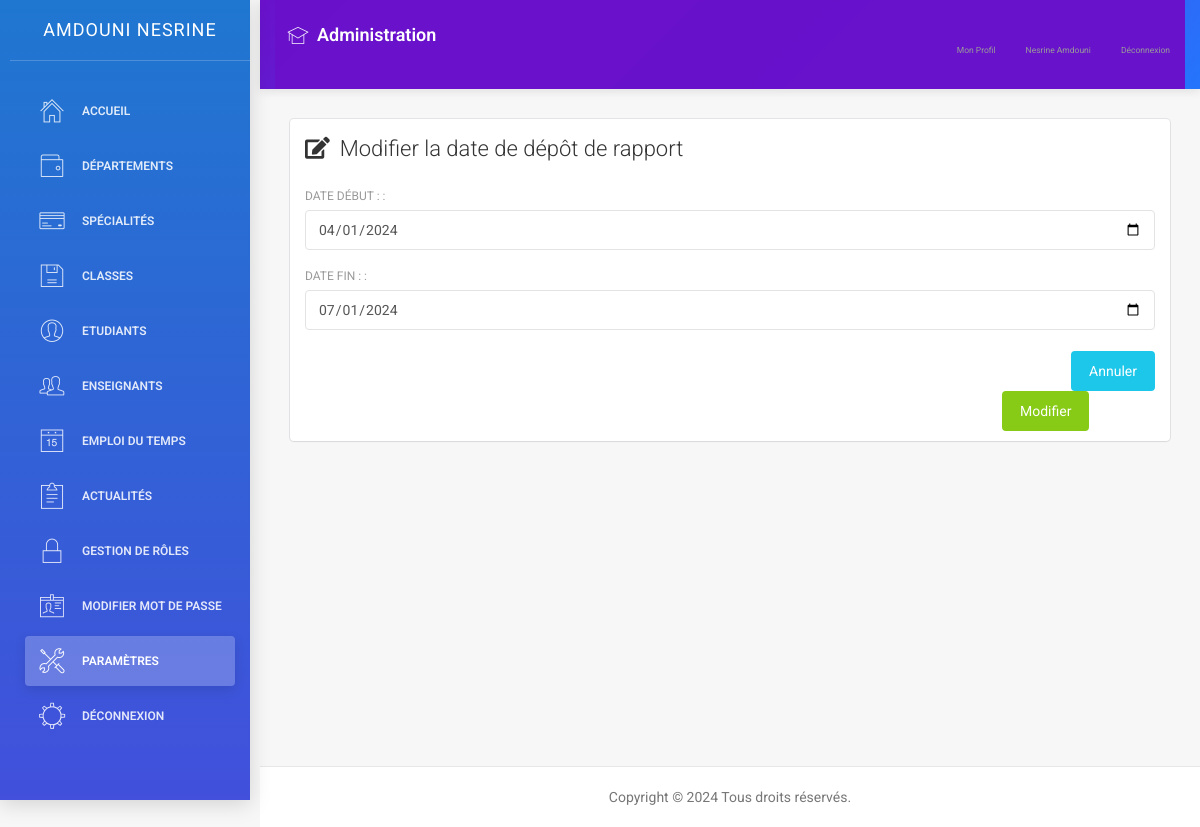
Screenshot of /modifier_paramètre.php?id=1 (signed in) with the database file from the repository.
### tables this page shows
CREATE TABLE `accounts` (
  `id` int(11)  AUTO_INCREMENT PRIMARY KEY,
  `cin` int(11) DEFAULT NULL,
  `email` varchar(255) DEFAULT NULL,
  `mot_de_passe` varchar(255) DEFAULT NULL,
  `date_de_creation` date DEFAULT NULL,
  `role` text DEFAULT NULL,
  `nom` text DEFAULT NULL,
  `prenom` text DEFAULT NULL,
  `image` varchar(255) DEFAULT NULL,
  `classe` text DEFAULT NULL,
  `date_naissance` date DEFAULT NULL,
  `adresse` text DEFAULT NULL,
  `numero_telephone` int(11) DEFAULT NULL
);

CREATE TABLE `parametres` (
  `id` int(11) NOT NULL,
  `date_debut` date DEFAULT NULL,
  `date_fin` date DEFAULT NULL,
  `date_de_creation` date DEFAULT NULL
);

### modifier_paramètre.php (the view, shortened to what this page needs)
<?php
include('connexion.php');
$date_debut = "";
$date_fin = "";
if ($_SERVER["REQUEST_METHOD"] == "GET" && isset($_GET['id'])) {
    $id_parametres = $_GET['id'];
    $sql_select = "SELECT * FROM parametres WHERE id = $id_parametres";
    $result = $conn->query($sql_select);
    if ($result->num_rows > 0) {
        $row = $result->fetch_assoc();
        $date_debut = $row['date_debut'];
        $date_fin = $row['date_fin'];
    } else {
    }
} else {
}
?>
<!doctype html>
<html lang="en">
<head>
</head>
<body>
    <div class="wrapper">
        <?php include('sidenav.php'); ?>
        <div class="main-panel">
            <?php include('navtop.php'); ?>
            <div class="content">
                <div class="container-fluid">
                    <div class="row">
                        <div class="col-md-12">
                            <div class="card">
                                <div class="header">
                                    <h4 class="title"><i class="fas fa-edit" style="margin-right: 10px;"></i>Modifier la date de dépôt de rapport</h4>
                                </div>
                                <div class="content">
                                    <form method="post" action="<?php echo $_SERVER['PHP_SELF']; ?>">
                                        <div class="row">
                                            <div class="col-md-12">
                                                <div class="form-group">
                                                    <label for="date_debut">Date début : :</label>
                                                    <input type="date" class="form-control" name="nouveau_date_debut" id="date_debut" value="<?php echo htmlspecialchars($date_debut, ENT_QUOTES); ?>" required>
                                                </div>
                                                <div class="form-group">
                                                    <label for="date_fin">Date fin : :</label>
                                                    <input type="date" class="form-control" name="nouveau_date_fin" id="date_fin" value="<?php echo htmlspecialchars($date_fin, ENT_QUOTES); ?>" required>
                                                </div>
                                            </div>
                                        </div>
                                        <div>
                                            <a href="paramètres.php" class="btn btn-info btn-fill pull-right">Annuler</a>
                                            <button type="submit" class="btn btn-success btn-fill" style="margin-left: 82%;">Modifier</button>
                                        </div>
                                    </form>
                                </div>
                            </div>
                        </div>
                    </div>
                </div>
            </div>
            <?php include('footer.php'); ?>
        </div>
    </div>
</body>
</html>

### sidenav.php (shortened to what this page needs)
<?php
include('connexion.php');
$current_page = basename($_SERVER['PHP_SELF']);
$is_departement_page = strpos($current_page, 'département') !== false;
$is_specialite_page = strpos($current_page, 'spécialité') !== false;
$is_classe_page = strpos($current_page, 'classe') !== false;
$is_etudiant_page = strpos($current_page, 'étudiant') !== false;
$is_role_page = strpos($current_page, 'role') !== false;
$is_enseignant_page = strpos($current_page, 'enseignant') !== false;
$is_actualite_page = strpos($current_page, 'actualité') !== false;
$is_parametre_page = strpos($current_page, 'paramètre') !== false;
$is_liste_etudiants_page = $current_page === 'liste_etudiants.php';
$email = $_SESSION['email'];
$sql_fetch_user = "SELECT * FROM accounts WHERE email='$email'";
$result_user = $conn->query($sql_fetch_user);
if ($result_user->num_rows > 0) {
    $row = $result_user->fetch_assoc();
    $role = $row['role'];
    $nom = $row['nom'];
    $prenom = $row['prenom'];
}
?>
<div class="sidebar" data-color="blue">
    <div class="sidebar-wrapper">
        <div class="logo">
            <a href="#" class="simple-text">
                <?php echo htmlspecialchars($nom . ' ' . $prenom); ?>
            </a>
        </div>
        <ul class="nav">
            <?php if ($role === 'admin'): ?>
                <li <?php echo ($current_page == 'dashboard.php') ? 'class="active"' : ''; ?>>
                    <a href="dashboard.php">
                        <i class="pe-7s-home"></i>
                        <p>Accueil</p>
                    </a>
                </li>
                <li <?php echo $is_departement_page ? 'class="active"' : ''; ?>>
                    <a href="départements.php">
                        <i class="pe-7s-wallet"></i>
                        <p>Départements</p>
                    </a>
                </li>
                <li <?php echo $is_specialite_page ? 'class="active"' : ''; ?>>
                    <a href="spécialités.php">
                        <i class="pe-7s-credit"></i>
                        <p>Spécialités</p>
                    </a>
                </li>
                <li <?php echo $is_classe_page ? 'class="active"' : ''; ?>>
                    <a href="classes.php">
                        <i class="pe-7s-diskette"></i>
                        <p>Classes</p>
                    </a>
                </li>
                <li <?php echo $is_etudiant_page ? 'class="active"' : ''; ?>>
                    <a href="étudiants.php">
                        <i class="pe-7s-user"></i>
                        <p>Etudiants</p>
                    </a>
                </li>
                <li <?php echo $is_enseignant_page ? 'class="active"' : ''; ?>>
                    <a href="enseignants.php">
                        <i class="pe-7s-users"></i>
                        <p>Enseignants</p>
                    </a>
                </li>
                <li <?php echo ($current_page == 'gestion_emploi.php') ? 'class="active"' : ''; ?>>
                    <a href="gestion_emploi.php">
                        <i class="pe-7s-date"></i>
                        <p>Emploi du Temps</p>
                    </a>
                </li>
                <li <?php echo $is_actualite_page ? 'class="active"' : ''; ?>>
                    <a href="actualités.php">
                        <i class="pe-7s-note2"></i>
                        <p>Actualités</p>
                    </a>
                </li>
                <li <?php echo $is_role_page ? 'class="active"' : ''; ?>>
                    <a href="roles.php">
                        <i class="pe-7s-lock"></i>
                        <p>Gestion de rôles</p>
                    </a>
                </li>
                <li <?php echo ($current_page == 'modifier_mot_de_passe.php') ? 'class="active"' : ''; ?>>
                    <a href="modifier_mot_de_passe.php">
                        <i class="pe-7s-id"></i>
                        <p>Modifier Mot de passe</p>
                    </a>
                </li>
                <li <?php echo $is_parametre_page || $is_liste_etudiants_page ? 'class="active"' : ''; ?>>
                    <a href="paramètres.php">
                        <i class="pe-7s-tools"></i>
                        <p>Paramètres</p>
                    </a>
                </li>
            <?php endif; ?>
            <li>
                <a href="logout.php">
                    <i class="pe-7s-settings"></i>
                    <p>Déconnexion</p>
                    </a>
            </li>
        </ul>
    </div>
</div>

### navtop.php (shortened to what this page needs)
<?php
include('connexion.php');
$email = $_SESSION['email'];
$sql_fetch_user = "SELECT * FROM accounts WHERE email='$email'";
$result_user = $conn->query($sql_fetch_user);
if ($result_user->num_rows > 0) {
    $row = $result_user->fetch_assoc();
    $role = $row['role'];
    $nom = $row['nom'];
    $prenom = $row['prenom'];
}
?>
<nav class="navbar navbar-default navbar-fixed">
    <div class="container-fluid">
        <div class="navbar-header">
            <a class="navbar-brand" href="#">
                <i class="pe-7s-study"></i> <?php echo $role === 'etudiant' ? 'Espace Étudiant' : ($role === 'enseignant' ? 'Espace Enseignant' : 'Administration'); ?>
            </a>
        </div>
        <div class="collapse navbar-collapse" id="navigation-example-2">
            <ul class="nav navbar-nav navbar-right">
                <li>
                    <a class="menuu" href="<?php echo $role === 'etudiant' ? 'profil_etudiant.php' : ($role === 'enseignant' ? 'profil_enseignant.php' : 'profil.php'); ?>">
                        <p>Mon Profil</p>
                    </a>
                </li>
                <li>
                    <a class="menuu" href="#">
                        <div class="user-name">
                            <p><?php echo htmlspecialchars($prenom . ' ' . $nom); ?></p>
                        </div>
                    </a>
                </li>
                <li>
                    <a class="menuu" href="logout.php">
                        <p>Déconnexion</p>
                    </a>
                </li>
            </ul>
        </div>
    </div>
</nav>

### sidenav.php (style rules this page uses)
.sidebar { background: linear-gradient(135deg, #6a11cb 0%, #2575fc 100%); box-shadow: 0 4px 20px rgba(0, 0, 0, 0.15); transition: all 0.3s ease; position: fixed; width: 250px; height: 100vh; z-index: 1000; overflow-y: auto; }
.sidebar-wrapper { padding: 0 10px; }
.logo { padding: 15px 0; margin-bottom: 15px; border-bottom: 1px solid rgba(255, 255, 255, 0.1); text-align: center; }
.logo a { color: white; font-weight: 600; font-size: 1.1rem; text-transform: uppercase; letter-spacing: 1px; display: block; text-decoration: none; }
.nav { list-style: none; padding: 0; margin-top: 15px; }
.nav li { margin-bottom: 4px; position: relative; }
.nav li a { color: rgba(255, 255, 255, 0.8); margin: 5px 10px; border-radius: 6px; padding: 10px 12px; transition: all 0.3s ease; display: flex; align-items: center; text-decoration: none; }
.nav li a i { margin-right: 10px; font-size: 1.1rem; min-width: 24px; text-align: center; }
.nav li a p { margin: 0; font-size: 0.85rem; font-weight: 400; }
.nav li.active a { background: rgba(255, 255, 255, 0.2); color: white; font-weight: 500; box-shadow: 0 4px 12px rgba(0, 0, 0, 0.1); }
[class^="pe-7s-"], [class*=" pe-7s-"] { transition: transform 0.3s ease; }

### navtop.php (style rules this page uses)
.navbar-default { background: linear-gradient(135deg, #6a11cb 0%, #2575fc 100%); border: none; box-shadow: 0 2px 10px rgba(0, 0, 0, 0.1); min-height: 60px; margin-bottom: 0; }
.navbar-default .navbar-nav > li > a { color: rgba(255, 255, 255, 0.9); font-weight: 500; padding: 20px 12px; transition: all 0.3s ease; position: relative; display: flex; align-items: center; }
.navbar-default .navbar-nav > li > a:after { content: ''; position: absolute; bottom: 0; left: 50%; width: 0; height: 3px; background: white; transition: all 0.3s ease; transform: translateX(-50%); }
.navbar-default .navbar-brand { height: 60px; padding: 20px 12px; color: white; font-weight: 600; font-size: 18px; display: flex; align-items: center; }
.navbar-default .navbar-brand i { margin-right: 8px; font-size: 22px; }
.user-name { display: flex; align-items: center; gap: 8px; }
.menuu { font-size: 18px; display: flex; align-items: center; gap: 6px; }
.menuu p { margin: 0; }
.navbar-collapse { background: rgba(106, 17, 203, 0.98); max-height: 80vh; overflow-y: auto; }

### rows the page displays
accounts: nom+prenom "AMDOUNI NESRINE", prenom+nom "Nesrine Amdouni"
parametres: nouveau_date_debut "04/01/2024", nouveau_date_fin "07/01/2024"
